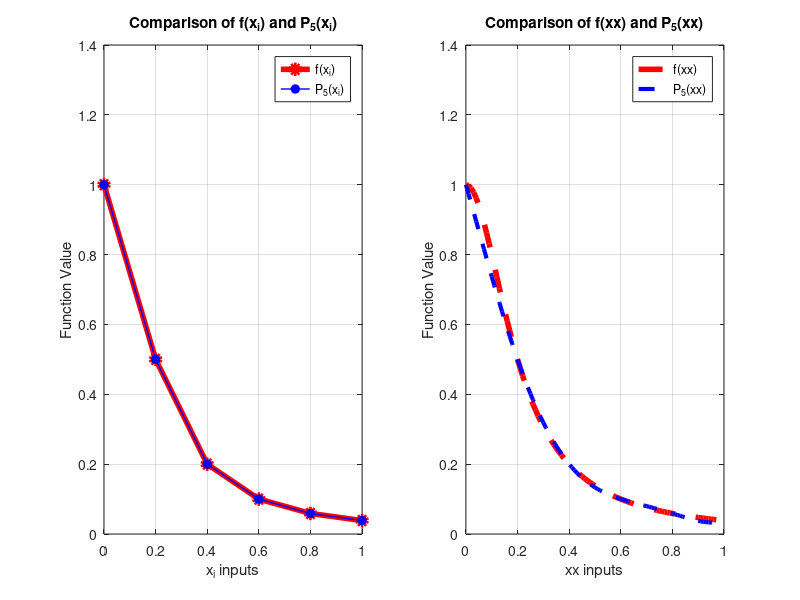
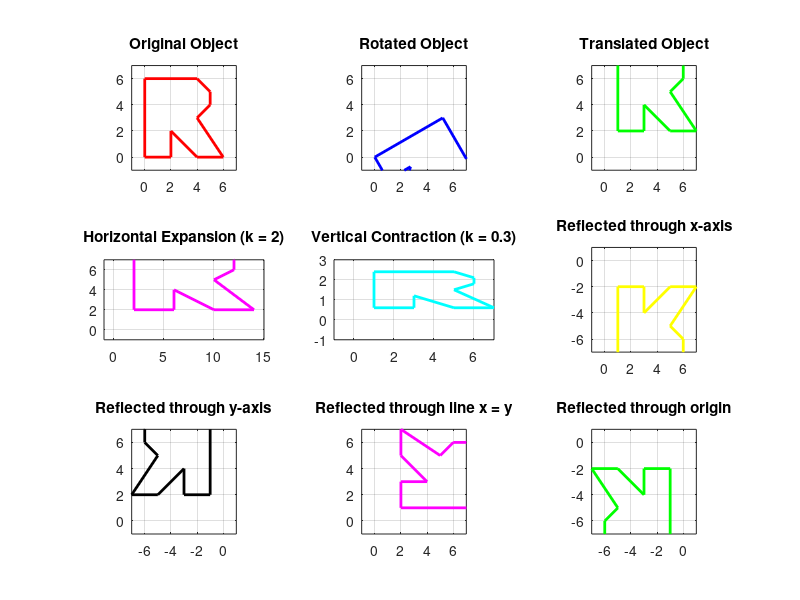

These figures' MATLAB source, in order: (Note: this script raises an error after producing the figures.)
% Set the format to rational
format rat;

disp('Problem 1')
% Define the size of the matrix
n = 4;

% Create the matrix A_4
A = zeros(n); % initialize a zero matrix
for i = 1:n % loop through the rows
    for j = 1:n % loop through the columns
        A(i,j) = 1 / (i + j + 1); % correctly fill the matrix according to the problem
    end % end for loop
end % end for loop
disp('Matrix A_4 is:')
disp(A)

% Create the matrix b
b = zeros(n,1); % initialze a zero matrix
for i = 1:n % loop through the columns
    b(i,1) = 1; % initialize the columns to a value of '1'
end % end the for loop
disp('Matrix b is:')
disp(b)

% Create the augmented matrix
A_augmented = [A, b]; % Include b as an additional column

% Get the reduced row echelon form
rref_result = rref(A_augmented); % Perform row reduction
disp('The reduced row echelon form of the augmented matrix is:');
disp(rref_result);

% Display the solution 'x' of the linear system
x = rref_result(:, n + 1); % extract last column
disp('The solution x is:');
disp(x);

disp('Problem 2')
% Define the size of the matrix
n = 4;

% Create the matrix A_4
A = zeros(n); % initialize a zero matrix
for i = 1:n % loop through the rows
    for j = 1:n % loop through the columns
        A(i,j) = 1 / (i + j + 1); % correctly fill the matrix according to the problem
    end % end for loop
end % end for loop
disp('Matrix A_4 is:')
disp(A)

inv_A4 = inv(A); % calculate the inverse
disp('The inverse of A_4 is:');
disp(inv_A4);

% Define the size of the 2nd matrix
n = 5;

% Create the matrix A_5
A = zeros(n); % initialize a zero matrix
for i = 1:n % loop through the rows
    for j = 1:n % loop through the columns
        A(i,j) = 1 / (i + j + 1); % correctly fill the matrix according to the problem
    end % end for loop
end % end for loop
disp('Matrix A_5 is:')
disp(A)

inv_A5 = inv(A); % calculate the inverse
disp('The inverse of A_5 is:');
% Print the inverse matrix in matrix format
for i = 1:size(inv_A5, 1)
    fprintf('%.0f ', inv_A5(i, :)); % Print each row
    fprintf('\n'); % New line after each row
end
fprintf('\n')

disp('Problem 3')
% Step 1: Define the equations
h = 0.1; % h = 0.1
i = 0:5; % i = 0, 1, ..., 5
x_i = 2 * i * h; % x_i = 2ih
f = @(x) 1 ./ (1 + 25 * x.^2); % f(x) = 1/(1 + 25x^2)

% Step 2: Calculate function values at interpolation points
f_xi = f(x_i);

% Step 3: Fit a polynomial of degree 5 to the data points (x_i, f(x_i))
coeffs = polyfit(x_i, f_xi, 5); % Get coefficients of P_5

% Step 4: Define the polynomial P_5 using the coefficients
P_5 = @(x) polyval(coeffs, x); % Evaluate polynomial P_5 using polyval
y_i = P_5(x_i); % Evaluate P_5 at the interpolation points

% Step 5: Create the subplots
figure('Name', 'Interpolation by P_5 to show P_f(x_i) = f(x_i)',  'WindowStyle', 'docked'); % dock the figure to the console
subplot(1, 2, 1); % create 2 subplots of the figure and go to the first one

% Step 6: Plot x_i and f(x_i) in red color
plot(x_i, f_xi, 'ro-', 'MarkerFaceColor', 'r', 'DisplayName', 'f(x_i)', 'LineWidth', 4);
hold on; % lock the graph to the subplot

% Step 7: Evaluate P_5 at the interpolation points
plot(x_i, y_i, 'bo-', 'MarkerFaceColor', 'b', 'DisplayName', 'P_5(x_i)', 'LineWidth', 1);

% Step 8: Establish the settings of the graph
xlabel('x_i inputs'); % label the x-axis
ylabel('Function Value'); % label the y-axis
title('Comparison of f(x_i) and P_5(x_i)'); % title of the graph
legend('Location', 'Best'); % create a legend at the best location
grid on; % turn on grid ticks

% Step 9: In addition, choose xx = [0 : 0.01 : 1] and evaluate P_5(xx)
xx = 0:0.01:1; % Define a finer grid for xx values
f_xx = f(xx); % Evaluate f at the finer grid
yy = P_5(xx); % Evaluate P_5 at the finer grid

% Step 8: Plot (xx, f(xx)) in red color
subplot(1, 2, 2); % Go to the second subplot
plot(xx, f_xx, 'r--', 'DisplayName', 'f(xx)', 'LineWidth', 4);
hold on; % lock the graph to the subplot

% Step 9: Plot (xx, yy) in blue color
plot(xx, yy, 'b--', 'DisplayName', 'P_5(xx)', 'LineWidth', 3);

% Step 10: Establish the settings of the graph
xlabel('xx inputs'); % label the x-axis
ylabel('Function Value'); % label the y-axis
title('Comparison of f(xx) and P_5(xx)'); % title of the graph
legend('Location', 'Best'); % create a legend at the best location
grid on; % lock the graph to the subplot

disp('Problem 4')
% Define the original polygon P for the letter "R"
P = [0, 0;   % Bottom-left corner
     0, 6;   % Top-left corner
     4, 6;   % Top-middle
     5, 5;   % Right top
     5, 4;   % Right middle
     4, 3;   % Right bottom
     6, 0;   % Bottom right
     4, 0;   % Bottom right middle
     2, 2;   % Inner middle
     2, 0;   % Inner bottom
     0, 0];  % Close the shape

% Create a figure for the transformations with increased size
figure('Name', '2D Transformations for Letter R', 'WindowStyle', 'docked', 'Position', [100, 100, 800, 600]); % Adjust figure size

% Step 1: Plot the original object
subplot(3, 3, 1);
plot(P(:, 1), P(:, 2), 'r-', 'LineWidth', 2);
title('Original Object');
axis equal; % Keep the aspect ratio
xlim([-1 7]); % Set x-axis limits
ylim([-1 7]); % Set y-axis limits
grid on;

% Step 2: Rotation by alpha = -pi/3
alpha = -pi/3; % Define the angle of rotation
R = [cos(alpha), -sin(alpha); sin(alpha), cos(alpha)]; % Rotation matrix
Q_rotated = (R * P')'; % Apply rotation
subplot(3, 3, 2);
plot(Q_rotated(:, 1), Q_rotated(:, 2), 'b-', 'LineWidth', 2);
title('Rotated Object');
axis equal;
xlim([-1 7]);
ylim([-1 7]);
grid on;

% Step 3: Translation to (1, 2)
translation_vector = [1, 2]; % Translation vector
Q_translated = P + translation_vector; % Apply translation
subplot(3, 3, 3);
plot(Q_translated(:, 1), Q_translated(:, 2), 'g-', 'LineWidth', 2);
title('Translated Object');
axis equal;
xlim([-1 7]);
ylim([-1 7]);
grid on;

% Step 4: Horizontal Expansion by k = 2
k_horiz = 2; % Expansion factor
Q_expanded = Q_translated; % Use translated points for expansion
Q_expanded(:, 1) = Q_expanded(:, 1) * k_horiz; % Expand in X direction
subplot(3, 3, 4);
plot(Q_expanded(:, 1), Q_expanded(:, 2), 'm-', 'LineWidth', 2); % Expanded object
title('Horizontal Expansion (k = 2)');
axis equal;
xlim([-1 15]); % Adjust limits for expansion
ylim([-1 7]);
grid on;

% Step 5: Vertical Contraction by k = 0.3
k_vert = 0.3; % Contraction factor
Q_contracted = Q_translated; % Use translated points for contraction
Q_contracted(:, 2) = Q_contracted(:, 2) * k_vert; % Contract in Y direction
subplot(3, 3, 5);
plot(Q_contracted(:, 1), Q_contracted(:, 2), 'c-', 'LineWidth', 2); % Contracted object
title('Vertical Contraction (k = 0.3)');
axis equal;
xlim([-1 7]);
ylim([-1 3]); % Adjust limits for contraction
grid on;

% Step 6: Reflection through the x-axis
Q_reflected_x = [Q_translated(:, 1), -Q_translated(:, 2)]; % Reflect through x-axis
subplot(3, 3, 6);
plot(Q_reflected_x(:, 1), Q_reflected_x(:, 2), 'y-', 'LineWidth', 2);
title('Reflected through x-axis');
axis equal;
xlim([-1 7]);
ylim([-7 1]); % Adjust limits to fit the reflection
grid on;

% Step 7: Reflection through the y-axis
Q_reflected_y = [-Q_translated(:, 1), Q_translated(:, 2)]; % Reflect through y-axis
subplot(3, 3, 7);
plot(Q_reflected_y(:, 1), Q_reflected_y(:, 2), 'k-', 'LineWidth', 2);
title('Reflected through y-axis');
axis equal;
xlim([-7 1]); % Adjust limits to fit the reflection
ylim([-1 7]);
grid on;

% Step 8: Reflection through the line x = y
Q_reflected_xy = [Q_translated(:, 2), Q_translated(:, 1)]; % Reflect through line x = y
subplot(3, 3, 8);
plot(Q_reflected_xy(:, 1), Q_reflected_xy(:, 2), 'm-', 'LineWidth', 2);
title('Reflected through line x = y');
axis equal;
xlim([-1 7]);
ylim([-1 7]);
grid on;

% Step 9: Reflection through the origin
Q_reflected_origin = [-Q_translated(:, 1), -Q_translated(:, 2)]; % Reflect through origin
subplot(3, 3, 9);
plot(Q_reflected_origin(:, 1), Q_reflected_origin(:, 2), 'g-', 'LineWidth', 2);
title('Reflected through origin');
axis equal;
xlim([-7 1]); % Adjust limits to fit the reflection
ylim([-7 1]);
grid on;

% Adjust the layout
sgtitle('2D Transformations of the Letter R'); % Super title for the entire figure
